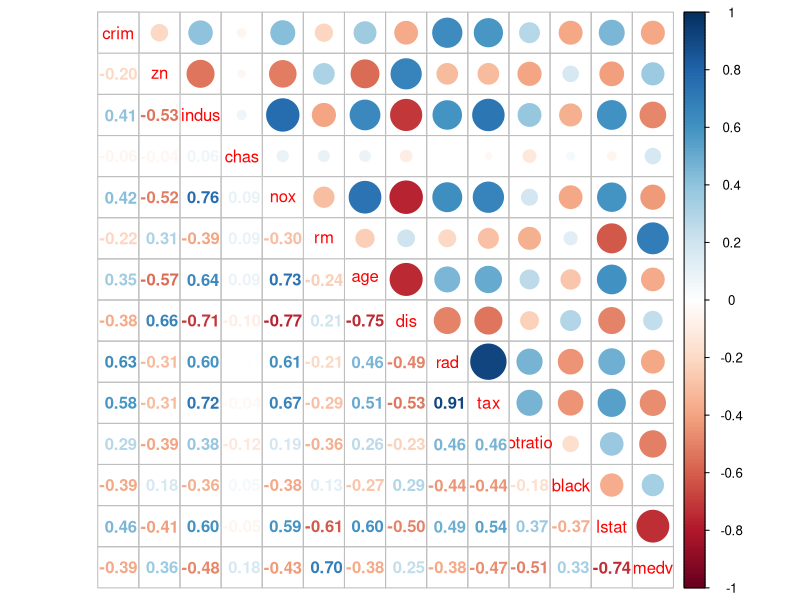
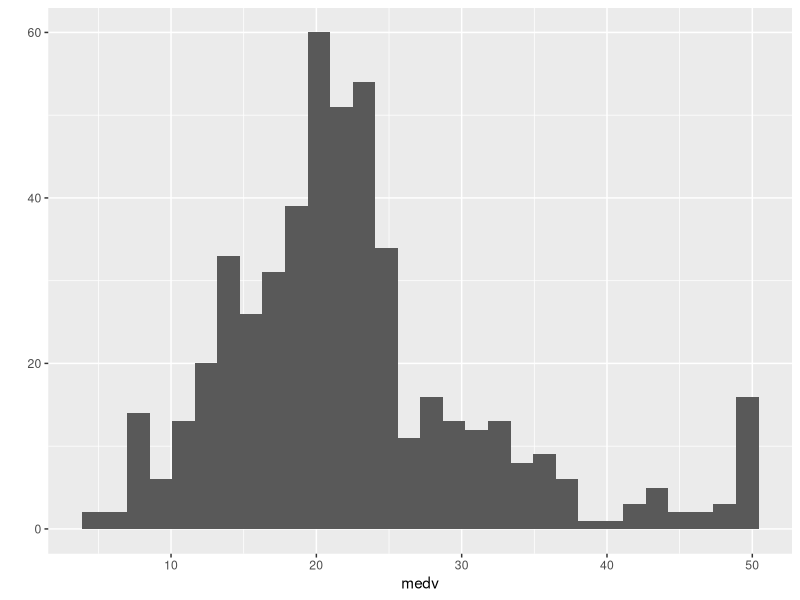
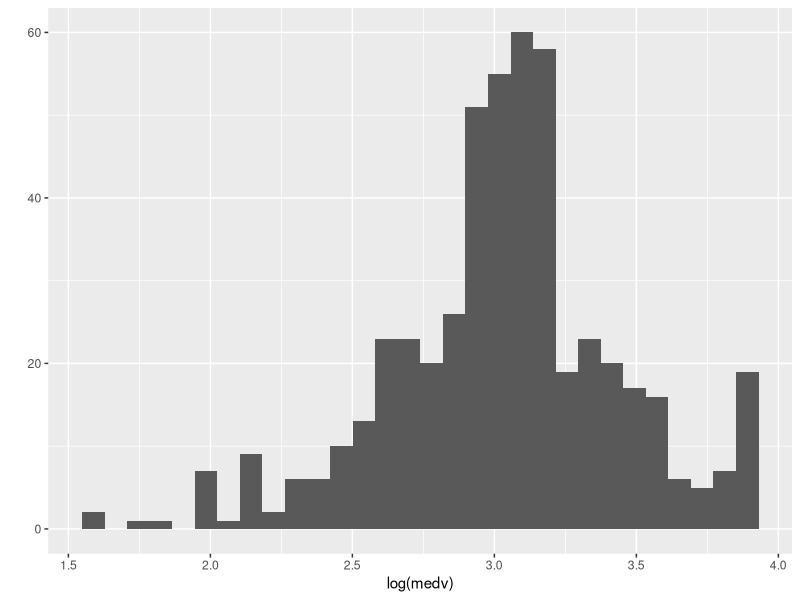
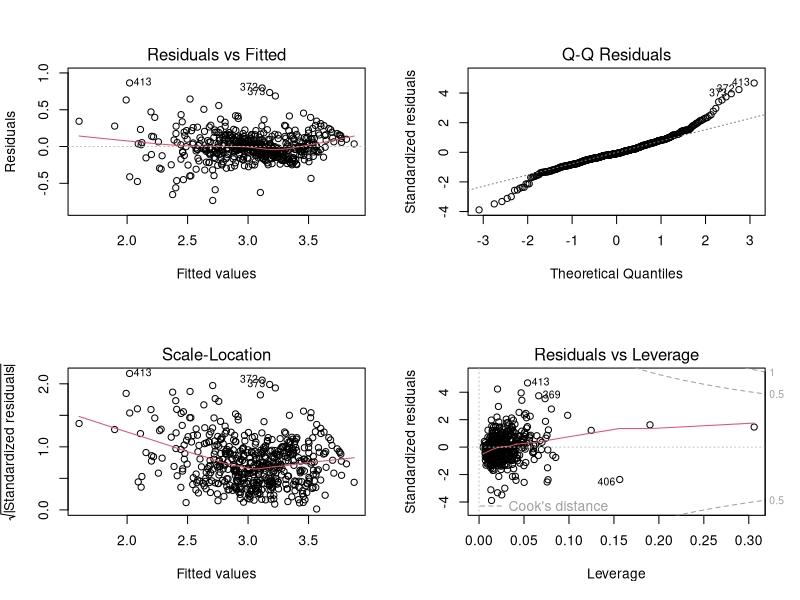
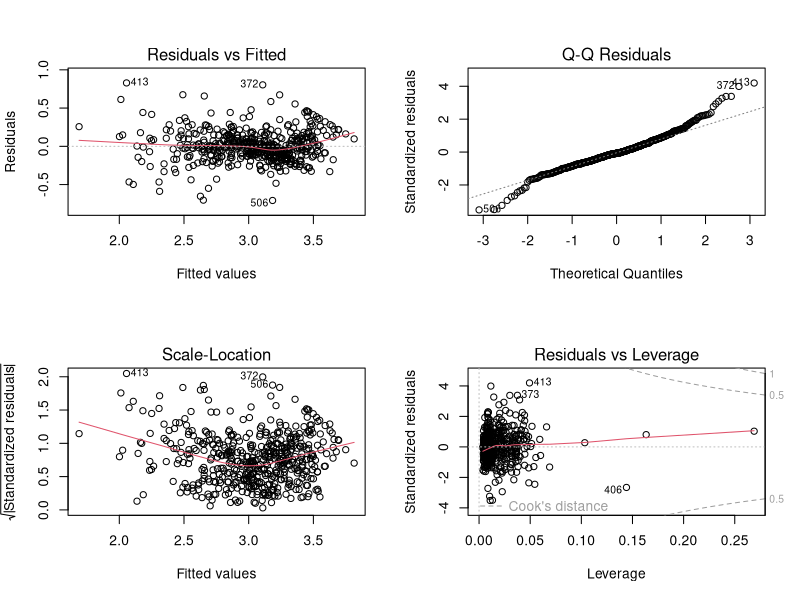
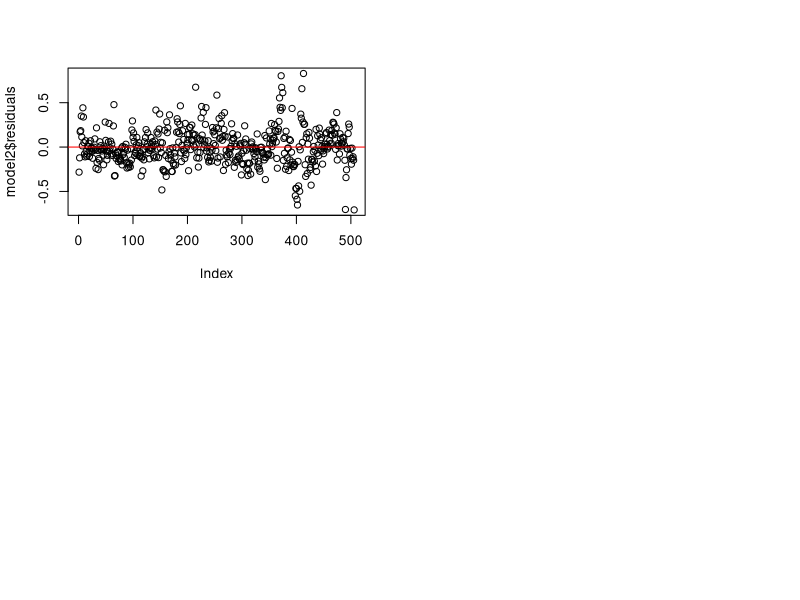
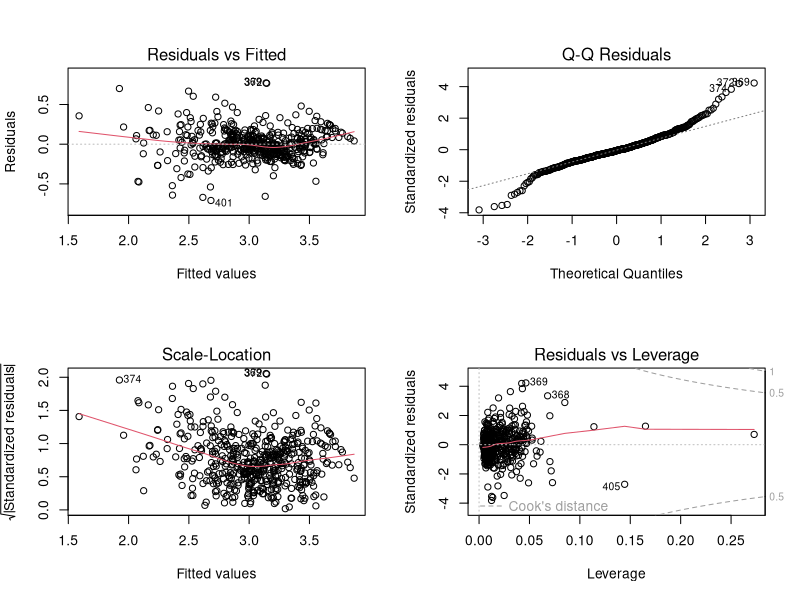
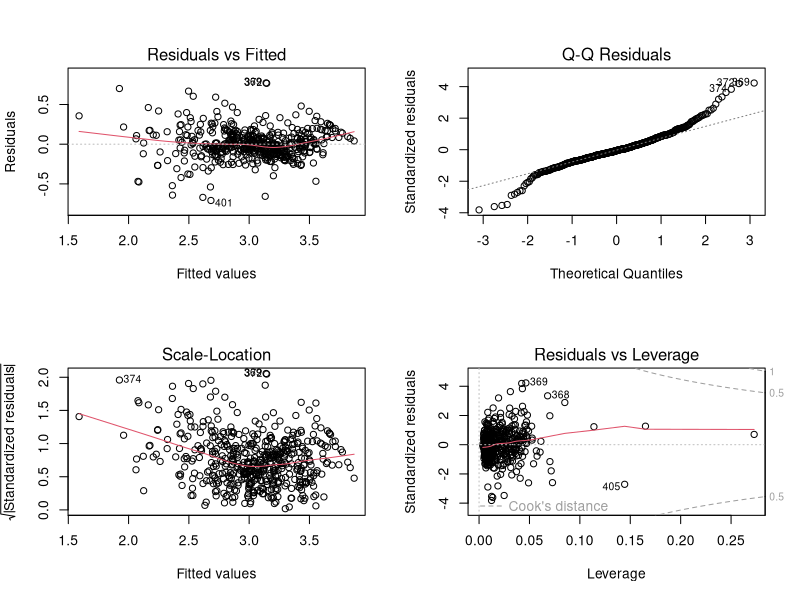

Recreate these plots in R, in order.
## ---- chunk 1
library(MASS)
df = Boston
summary(df)
## ---- chunk 2
library(corrplot)
df_cor = cor(df)
corrplot.mixed(df_cor)
## ---- chunk 3
library(ggplot2)
qplot(x=medv,data=df,geom='histogram')
## ---- chunk 4
qplot(x=log(medv),data=df,geom='histogram')
## ---- chunk 5
model1 = lm(log(medv)~., data= df)
summary(model1)
## ---- chunk 6
par(mfrow=c(2,2))
plot(model1)
## ---- chunk 7
library(MASS)
step = stepAIC(model1,direction = 'both')
step$anova
step_model= lm(log(medv) ~ crim + zn + chas + nox + rm + dis + rad + tax + ptratio + 
                 black + lstat,data=df)

summary(step_model)
## ---- chunk 8
library(car)
vif(step_model)
## ---- chunk 9
model2 = lm(log(medv)~crim+zn+chas+nox+dis+ptratio+black+lstat,data=df)
summary(model2)
plot(model2)

## ---- chunk 10
#multicollinearity?
vif(model2)
## ---- chunk 11
# Assumption - mean of the residuals is = 0 
mean(model2$residuals)
plot(model2$residuals)
abline(h=0,col='red')
## ---- chunk 12
library(car)
outlierTest(model2)
## ---- chunk 13
df2=df[-c(413,372),,drop=T]# drop the points
row.names(df2)=1:nrow(df2)

model3 = lm(log(medv) ~ crim + zn + chas + nox + rm + dis +
              ptratio + black + lstat,data=df2)
par(mfrow=c(2,2))
plot(model3)
summary(model3)
## ---- chunk 14
model3_step=stepAIC(model3,df2,direction = 'both')
model3_step$anov

summary(model3_step)
par(mfrow=c(2,2))
plot(model3_step)
## ---- chunk 15
library(car)
outlierTest(model3)
## ---- chunk 16
df3=df2[-c(371,400,373),,drop=T]
row.names(df3)=1:nrow(df3)
model4 = lm(log(medv) ~ crim + zn + chas + nox + rm + dis +
                 tax + ptratio + black + lstat,data=df3)
summary(model4)
par(mfrow=c(2,2))
plot(model4)
